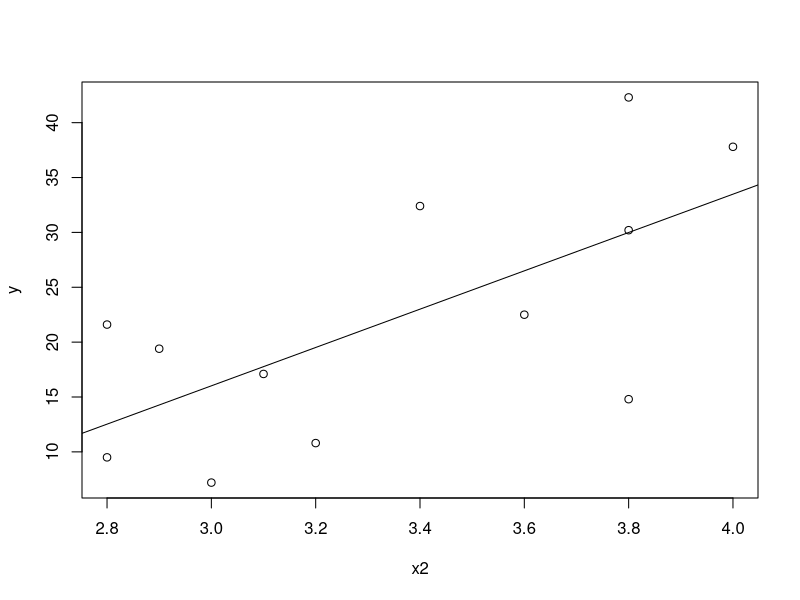

This chart was generated by the following R code:
x1 <- c(4,4,3,2,1,6,4,4,1,1,3,4)
x2 <- c(4,3.6,3.1,3.2,3.0,3.8,3.8,2.9,3.8,2.8,3.4,2.8)
y  <- c(37.8,22.5,17.1,10.8,7.2,42.3,30.2,19.4,14.8,9.5,32.4,21.6)
plot(x2,y)

sxy <- 0 
sxx <- 0
syy <- 0
for(i in 1:12){
  sxy <- sxy + (x2[i] - mean(x2))*(y[i] - mean(y))
  sxx <- sxx + (x2[i] - mean(x2))*(x2[i] - mean(x2))
}
b1 <- sxy/sxx
b0 <- mean(y) - b1*mean(x2)
abline(b0,b1)
err <- cbind(y - b0 - b1*x2)


mod1 <- lm(y~x2)
summary(mod1)
anova(mod1)

